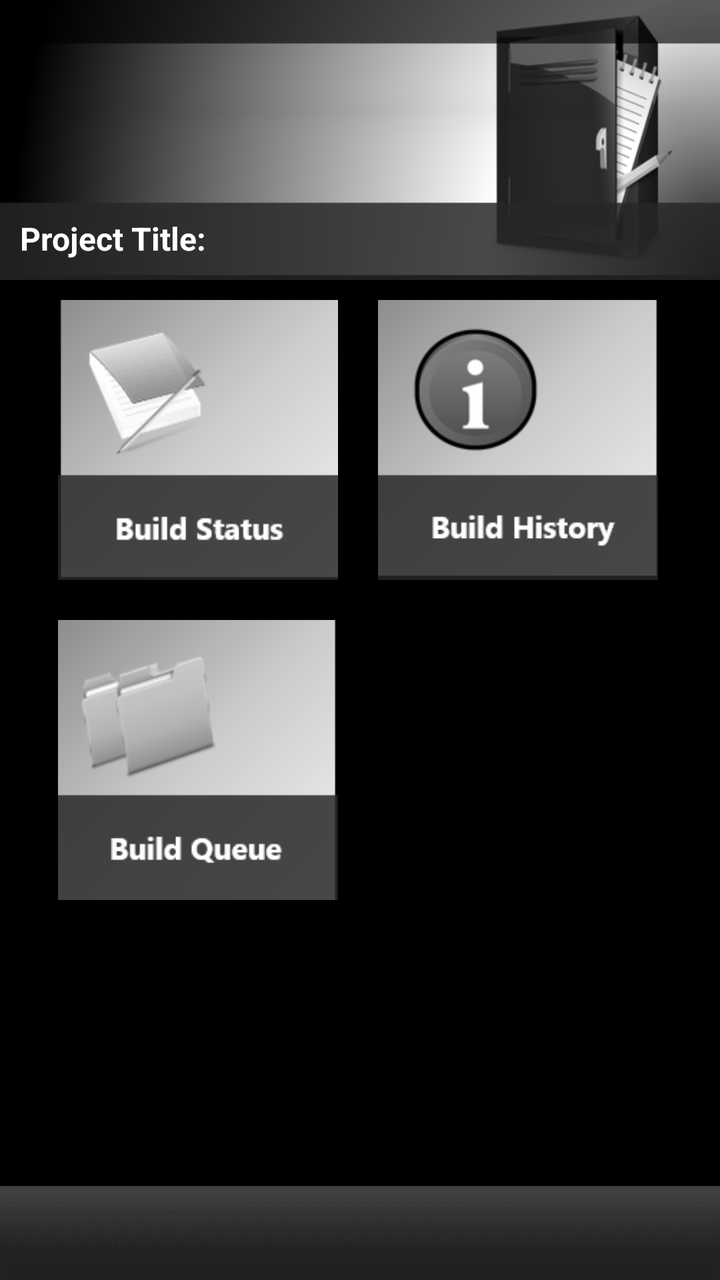
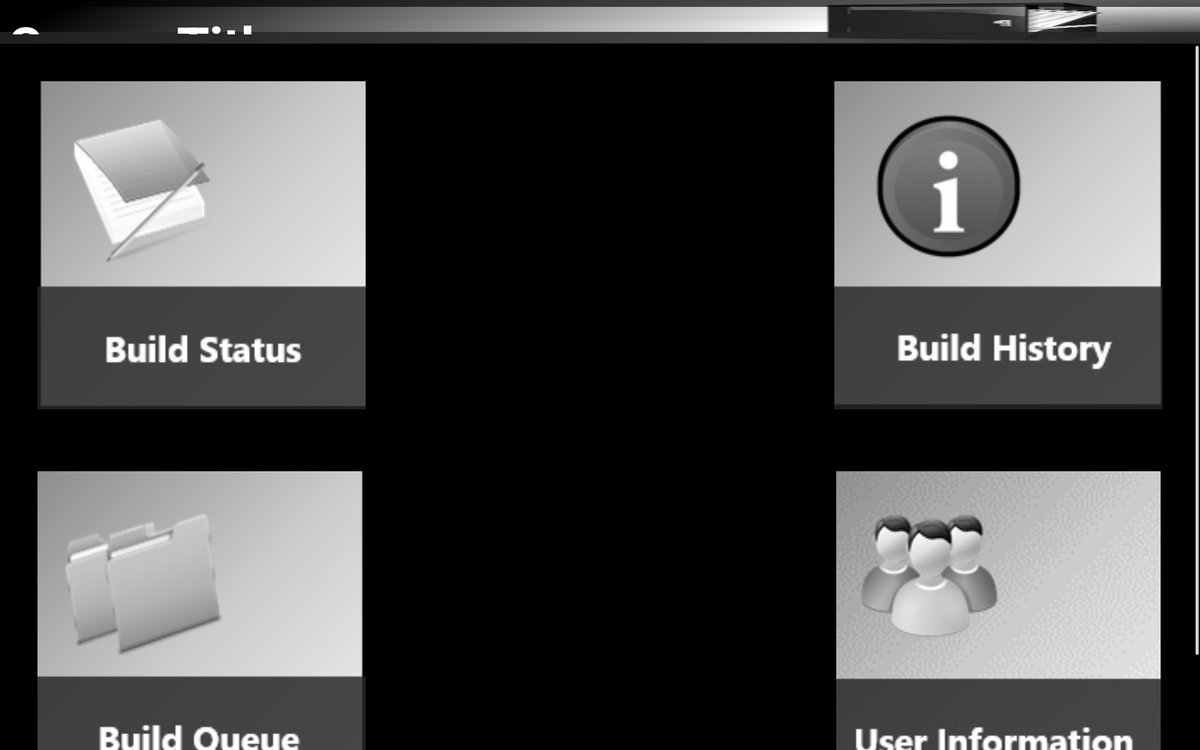

An Android layout and its configuration variant, each rendered on a device that would load it. The default file and the variant file are quoted in full after the pictures.
<!-- AndroidManifest.xml: application theme AppTheme -->
<!-- res/layout/activity_my_project_menu.xml -->
<?xml version="1.0" encoding="utf-8"?>
<LinearLayout xmlns:android="http://schemas.android.com/apk/res/android"
    android:layout_width="match_parent"
    android:layout_height="match_parent"
    android:background="#000000"
    android:orientation="vertical" >

	<RelativeLayout
	    android:layout_width="match_parent"
	    android:layout_height="140dp"
	    android:background="@drawable/my_project" >

		<TextView
		    android:id="@+id/Project_title"
		    android:layout_width="wrap_content"
		    android:layout_height="wrap_content"
		    android:layout_alignParentBottom="true"
		    android:layout_alignParentLeft="true"
		    android:paddingBottom="10dp"
		    android:paddingLeft="10dp"
		    android:paddingTop="10dp"
		    android:text="Project Title:"
		    android:textColor="#FFFFFF"
		    android:textSize="16dp"
		    android:textStyle="bold" />

    </RelativeLayout>
	
   <RelativeLayout
        android:layout_width="match_parent"
        android:layout_height="wrap_content"
        android:layout_weight="0.31"
        android:background="#000000" >

       <ImageView
           android:id="@+id/build_history_icon"
           android:layout_width="160dp"
           android:layout_height="160dp"
           android:layout_alignParentLeft="true"
           android:layout_alignParentTop="true"
           android:layout_marginLeft="19dp"
           android:onClick="onClickBuildHistory"
           android:paddingBottom="5dp"
           android:paddingLeft="10dp"
           android:paddingRight="10dp"
           android:paddingTop="5dp"
           android:src="@drawable/build_status_icon" />

       <ImageView
           android:id="@+id/build_status_icon"
           android:layout_width="160dp"
           android:layout_height="160dp"
           android:layout_alignParentTop="true"
           android:layout_toRightOf="@+id/build_history_icon"
           android:onClick="onClickBuildStatus"
           android:paddingBottom="5dp"
           android:paddingLeft="10dp"
           android:paddingRight="10dp"
           android:paddingTop="5dp"
           android:src="@drawable/build_info_icon" />

       <ImageView
           android:id="@+id/build_queue_icon"
           android:layout_width="160dp"
           android:layout_height="160dp"
           android:layout_alignLeft="@+id/build_history_icon"
           android:layout_below="@+id/build_history_icon"
           android:onClick="onClickBuildQueue"
           android:paddingBottom="5dp"
           android:paddingLeft="10dp"
           android:paddingRight="10dp"
           android:paddingTop="5dp"
           android:src="@drawable/build_queue_icon" />

    </RelativeLayout>

    <RelativeLayout
        android:layout_width="match_parent"
        android:layout_height="47dp"
        android:background="@drawable/footer_bar" >

        <ImageView
            android:id="@+id/icon"
            android:layout_width="wrap_content"
            android:layout_height="wrap_content"
            android:layout_alignParentLeft="true"
            android:layout_alignParentTop="true"
            android:paddingBottom="5dp"
            android:paddingLeft="10dp"
            android:paddingRight="10dp"
            android:paddingTop="5dp"
            android:src="@drawable/settings" />

        <ImageView
            android:id="@+id/icon1"
            android:layout_width="wrap_content"
            android:layout_height="wrap_content"
            android:layout_alignParentRight="true"
            android:layout_alignParentTop="true"
            android:paddingBottom="5dp"
            android:paddingLeft="10dp"
            android:paddingRight="10dp"
            android:paddingTop="5dp"
            android:src="@drawable/add" />

    </RelativeLayout>

</LinearLayout>
<!-- resources referenced by this layout -->
<resources>
  <!-- drawable build_info_icon: png bitmap (drawable-mdpi, 9686 bytes) -->
  <!-- drawable build_queue_icon: png bitmap (drawable-mdpi, 9504 bytes) -->
  <!-- drawable build_status_icon: png bitmap (drawable-mdpi, 9177 bytes) -->
  <!-- drawable footer_bar: png bitmap (drawable-mdpi, 1567 bytes) -->
  <!-- drawable my_project: png bitmap (drawable-mdpi, 71434 bytes) -->
  <style name="AppTheme" parent="AppBaseTheme">
          
      </style>
  <style name="AppBaseTheme" parent="android:Theme.Light">
          
      </style>
</resources>
<!-- res/layout-sw720dp/activity_my_project_menu.xml (the author's variant of the layout above) -->
<!-- drawn on a large tablet held sideways -->
<?xml version="1.0" encoding="utf-8"?>
<LinearLayout xmlns:android="http://schemas.android.com/apk/res/android"
    android:layout_width="match_parent"
    android:layout_height="match_parent"
    android:background="#000000"
    android:orientation="vertical" >

    <RelativeLayout
        android:layout_width="match_parent"
        android:layout_height="140dp"
        android:layout_weight="0.30"
        android:background="@drawable/my_project" >

        <TextView
            android:id="@+id/Server_title"
            android:layout_width="wrap_content"
            android:layout_height="wrap_content"
            android:layout_alignParentBottom="true"
            android:layout_alignParentLeft="true"
            android:paddingBottom="10dp"
            android:paddingLeft="10dp"
            android:paddingTop="10dp"
            android:text="Server Title:"
            android:textColor="#FFFFFF"
            android:textSize="56sp"
            android:textStyle="bold" />
    </RelativeLayout>

    <ScrollView
        android:layout_width="fill_parent"
        android:layout_height="wrap_content"
        android:layout_weight="0.15" >

        <RelativeLayout
            android:layout_width="match_parent"
            android:layout_height="868dp"
            android:layout_weight="0.31"
            android:background="#000000" >

            <ImageView
                android:id="@+id/build_history_icon"
                android:layout_width="350dp"
                android:layout_height="350dp"
                android:layout_alignParentLeft="true"
                android:layout_alignParentTop="true"
                android:layout_marginLeft="40dp"
                android:layout_marginTop = "40dp"
                android:onClick="onClickBuildStatus"
               
                android:src="@drawable/build_status_icon" />

            <ImageView
                android:id="@+id/build_status_icon"
                android:layout_width="350dp"
                android:layout_height="350dp"
                android:layout_alignParentRight="true"
                android:layout_alignParentTop="true"
                android:layout_marginRight="40dp"
                android:layout_marginTop="40dp"
                android:onClick="onClickBuildHistory"
          	
                android:src="@drawable/build_info_icon" />

            <ImageView
                android:id="@+id/people"
                android:layout_width="350dp"
                android:layout_height="350dp"
                android:layout_alignLeft="@+id/build_status_icon"
                android:layout_alignTop="@+id/build_queue_icon"
                android:onClick="onClickPeople"
            
                android:src="@drawable/user_info_icon" />

            <ImageView
                android:id="@+id/build_queue_icon"
                android:layout_width="350dp"
                android:layout_height="350dp"
                android:layout_alignLeft="@+id/build_history_icon"
                android:layout_below="@+id/build_history_icon"
                android:layout_marginTop="66dp"
                android:onClick="onClickBuildQueue"
          
                android:src="@drawable/build_queue_icon" />

        </RelativeLayout>
    </ScrollView>

</LinearLayout>
<!-- resources referenced by the variant -->
<!-- as a large tablet held sideways resolves them -->
<resources>
  <!-- drawable build_info_icon: png bitmap (drawable-mdpi, 9686 bytes) -->
  <!-- drawable build_queue_icon: png bitmap (drawable-mdpi, 9504 bytes) -->
  <!-- drawable build_status_icon: png bitmap (drawable-mdpi, 9177 bytes) -->
  <!-- drawable my_project: png bitmap (drawable-mdpi, 71434 bytes) -->
  <!-- drawable user_info_icon: png bitmap (drawable-mdpi, 35412 bytes) -->
  <style name="AppTheme" parent="AppBaseTheme">
          
      </style>
  <style name="AppBaseTheme" parent="android:Theme.Light">
          
      </style>
</resources>
